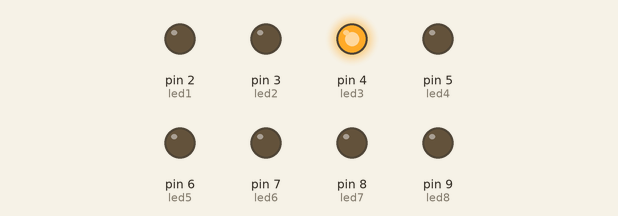
Recording of a sketch running on a simulated Arduino Uno, built with avr-gcc and run on an emulated ATmega328P. Shown: output pins drawn as LEDs (lit = HIGH). Random numbers use the default seed unless the sketch sets one.

Above: at 0.6 s.
At 2.3 s:
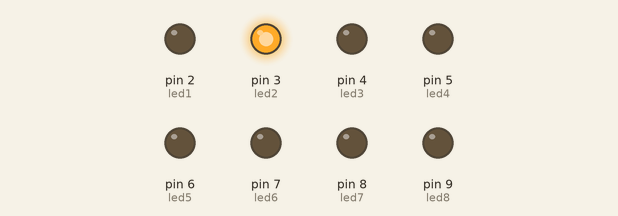
At 9.0 s:
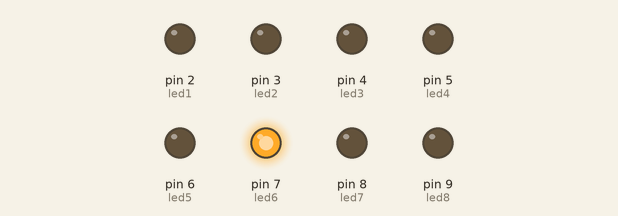
At 16.3 s:
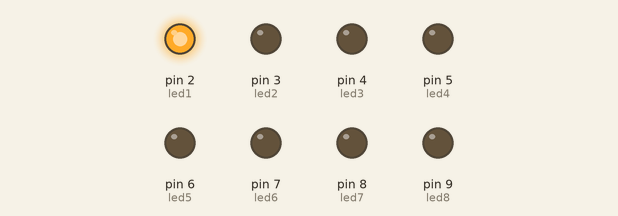
At 26.61 s:
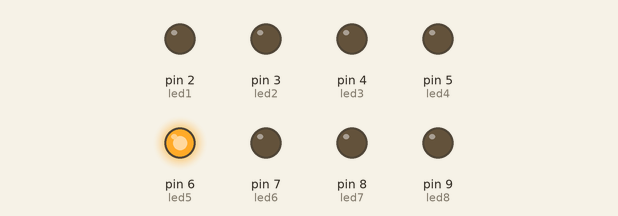
At 38.42 s:
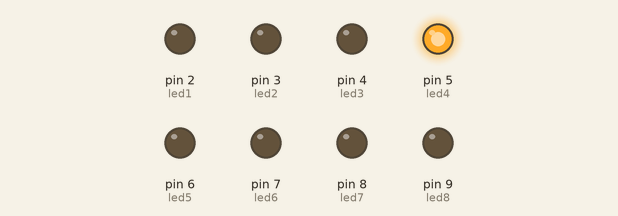
Timing chart, 0 to 40.0 s (numbered marks = the images above):
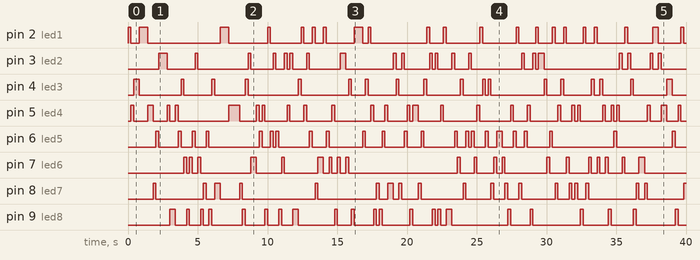

Measured:
- by itself, pin 2 (led1): LOW → HIGH at 0.00 s, → LOW 0.20 s later, → HIGH 0.60 s later, → LOW 0.60 s later, … (42 changes in this stretch)
- by itself, pin 3 (led2): LOW → HIGH at 2.2 s, → LOW 0.60 s later, → HIGH 2.0 s later, → LOW 0.20 s later, … (42 changes in this stretch)
- by itself, pin 4 (led3): LOW → HIGH at 0.40 s, → LOW 0.40 s later, → HIGH 3.0 s later, → LOW 0.20 s later, … (36 changes in this stretch)
- by itself, pin 5 (led4): LOW → HIGH at 0.20 s, → LOW 0.20 s later, → HIGH 1.0 s later, → LOW 0.40 s later, … (54 changes in this stretch)
- by itself, pin 6 (led5): LOW → HIGH at 2.0 s, → LOW 0.20 s later, → HIGH 1.4 s later, → LOW 0.20 s later, … (46 changes in this stretch)
- by itself, pin 7 (led6): LOW → HIGH at 4.0 s, → LOW 0.20 s later, → HIGH 0.20 s later, → LOW 0.20 s later, … (40 changes in this stretch)
- by itself, pin 8 (led7): LOW → HIGH at 1.8 s, → LOW 0.20 s later, → HIGH 3.4 s later, → LOW 0.20 s later, … (39 changes in this stretch)
- by itself, pin 9 (led8): LOW → HIGH at 3.0 s, → LOW 0.40 s later, → HIGH 0.80 s later, → LOW 0.20 s later, … (44 changes in this stretch)

The sketch:

Random_LED.ino
```cpp
int led1 = 2;
int led2 = 3;
int led3 = 4;
int led4 = 5;
int led5 = 6;
int led6 = 7;
int led7 = 8;
int led8 = 9;

void setup() {

  pinMode(led1, OUTPUT);
  pinMode(led2, OUTPUT);
  pinMode(led3, OUTPUT);
  pinMode(led4, OUTPUT);
  pinMode(led5, OUTPUT);
  pinMode(led6, OUTPUT);
  pinMode(led7, OUTPUT);
  pinMode(led8, OUTPUT);

  randomSeed(analogRead(A0));
}

void loop() {

  // All OFF
  digitalWrite(led1, LOW);
  digitalWrite(led2, LOW);
  digitalWrite(led3, LOW);
  digitalWrite(led4, LOW);
  digitalWrite(led5, LOW);
  digitalWrite(led6, LOW);
  digitalWrite(led7, LOW);
  digitalWrite(led8, LOW);

  int randomLED = random(1, 9);

  if (randomLED == 1)
    digitalWrite(led1, HIGH);

  if (randomLED == 2)
    digitalWrite(led2, HIGH);

  if (randomLED == 3)
    digitalWrite(led3, HIGH);

  if (randomLED == 4)
    digitalWrite(led4, HIGH);

  if (randomLED == 5)
    digitalWrite(led5, HIGH);

  if (randomLED == 6)
    digitalWrite(led6, HIGH);

  if (randomLED == 7)
    digitalWrite(led7, HIGH);

  if (randomLED == 8)
    digitalWrite(led8, HIGH);

  delay(200);
}
```
